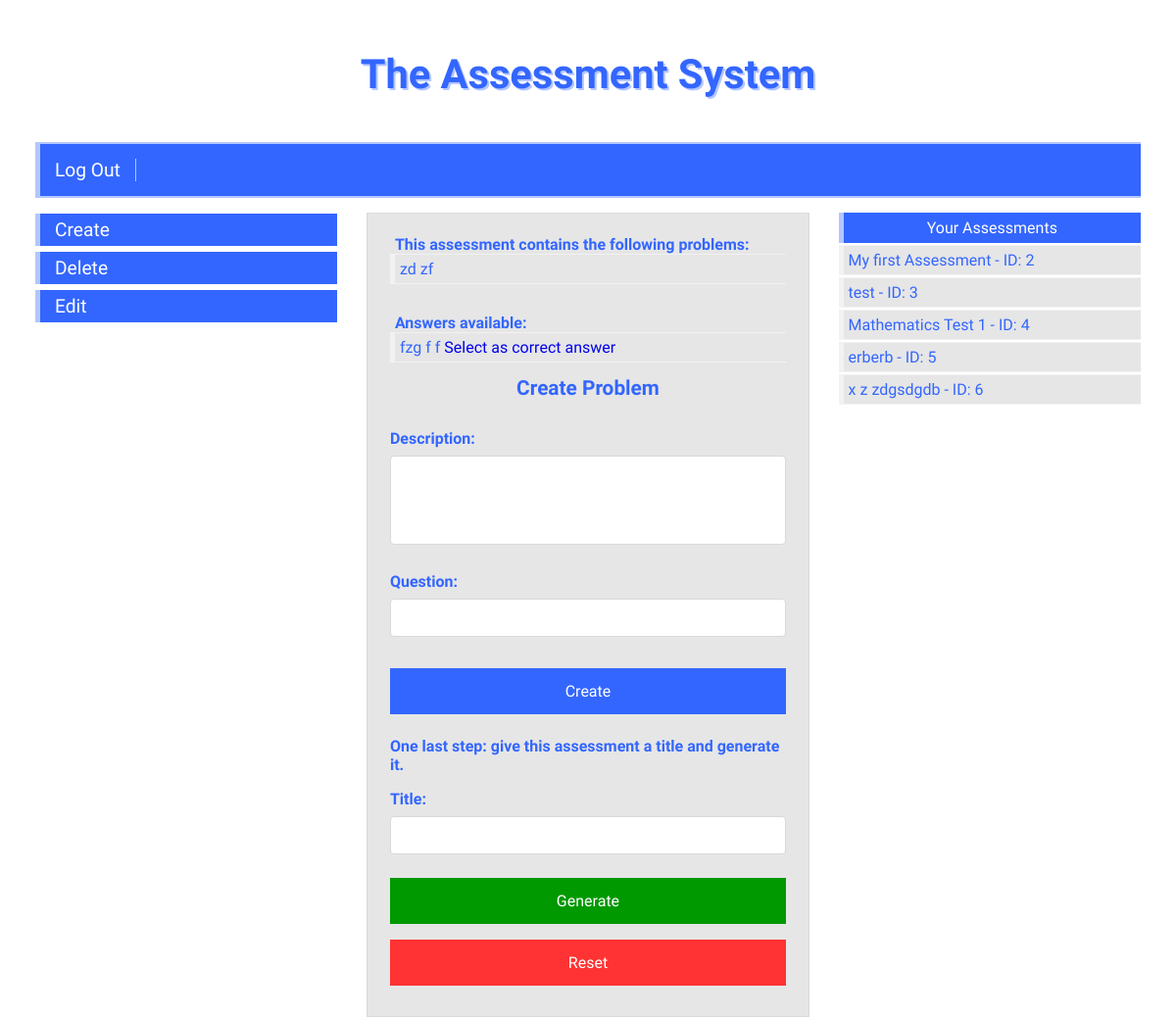
The page /create-assessment/ (signed in) on the database as committed earlier.
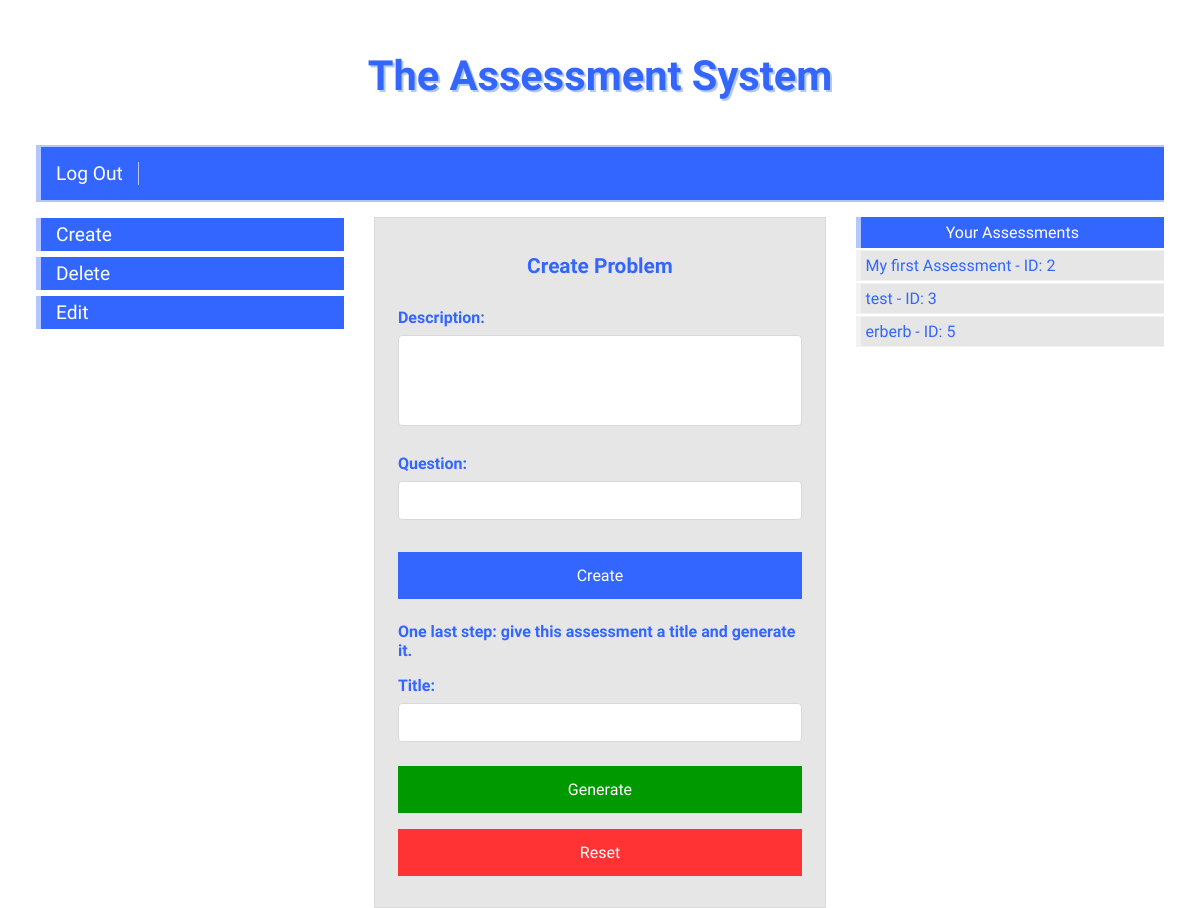
The same page on the database as committed later.
### assessment/models.py (models this page shows)
class Problem(models.Model):
    creator = models.ForeignKey(settings.AUTH_USER_MODEL, on_delete=models.CASCADE, editable=False)
    assessment = models.ForeignKey(Assessment, on_delete=models.CASCADE)
    description = models.TextField(blank=True)
    question = models.CharField(max_length=255, blank=False)
    is_finished = models.BooleanField(default=False)
    def __str__(self):
        return self.question

class Answer(models.Model):
    creator = models.ForeignKey(settings.AUTH_USER_MODEL, on_delete=models.CASCADE, editable=False)
    answer = models.CharField(max_length=255)
    question = models.ForeignKey(Problem, on_delete=models.CASCADE)
    is_correct_answer = models.BooleanField(default=False)
    def __str__(self):
        return self.answer

class Assessment(models.Model):
    creator = models.ForeignKey(settings.AUTH_USER_MODEL, on_delete=models.CASCADE, editable=False)
    title = models.CharField(max_length=100, blank=True)
    def __str__(self):
        return f'{self.title} - ID: {self.id}'

### assessment/views.py (the view, shortened to what this page needs)
# urls.py: path('create-assessment/', views.create_assessment, name='create-assessment'),
def create_assessment(request):
    user_id = request.user.id
    current_user = User.objects.get(id=user_id)
    create_problem_form = CreateProblemForm()
    create_assessment_form = CreateAssessmentForm()
    create_answer_form = CreateAnswerForm()
    first_access_temporary_assessment = Assessment.objects.filter(title='')
    if not first_access_temporary_assessment:
        temporary_assessment = Assessment.objects.create(
            creator=current_user
        )
        temporary_assessment.save()
        Problem.objects.all().delete()
    temporary_assessment = Assessment.objects.get(title='')
    assessment_problems = Problem.objects.filter(creator=current_user, assessment=temporary_assessment)
    problem_to_be_answered = assessment_problems.exclude(is_finished=True).last()
    problem_answers = None
    if assessment_problems and not problem_to_be_answered:
        problem_to_be_answered = None
    elif assessment_problems and problem_to_be_answered:
        problem_to_be_answered = assessment_problems.last()
    problems_and_answers = {}
    for problem in assessment_problems:
        problem_answers_list = []
        problem_answers_queryset = Answer.objects.filter(creator=current_user, question=problem)
        for problem_answer_object in problem_answers_queryset:
            problem_answers_list.append(problem_answer_object)
        problems_and_answers.update({problem: problem_answers_list})
    if request.method == 'POST' and 'reset-assessment' in request.POST:
        Problem.objects.filter(assessment=temporary_assessment).delete()
    if request.method == 'POST' and \
            temporary_assessment.title == '' and \
            'create-assessment' in request.POST:
        create_assessment_form = CreateAssessmentForm()
        messages.error(request, 'You have to give your assessment a title before generating it.')
    assessment_problems = Problem.objects.filter(creator=current_user, assessment=temporary_assessment)
    user_assessments = Assessment.objects.filter(creator=current_user).exclude(title='')
    template_name = 'create_assessment.html'
    context = {
        'create_assessment_form': create_assessment_form,
        'create_problem_form': create_problem_form,
        'create_answer_form': create_answer_form,
        'assessment_problems': assessment_problems,
        'user_assessments': user_assessments,
        'problem_answers': problem_answers,
        'problem_to_be_answered': problem_to_be_answered,
        'problems_and_answers': problems_and_answers,
    }
    return render(request, template_name, context)

### assessment/forms.py
class CreateAssessmentForm(ModelForm):
    class Meta:
        model = Assessment
        fields = [
            'title'
        ]

class CreateProblemForm(ModelForm):
    class Meta:
        model = Problem
        fields = [
            'description',
            'question'
        ]
        widgets = {
            'description': forms.Textarea(attrs={'rows': 5})
        }

### assessment/templates/assessment/create_assessment.html (shortened to what this page needs)
{% extends 'home.html' %}
{% block main-content-teacher %}
{% if problems_and_answers %}
<h2 id="problems">This assessment contains the following problems:</h2>
{% endif %}
{% for problem, answers in problems_and_answers.items %}
<ul>{{ problem }}</ul>
<h2>Answers available:</h2>
{% for answer in answers %}
<ul>
    {{ answer }}
    {% if answer.is_correct_answer == True %}
    This answer has been selected as the correct one.
    {% else %}
    <a href="{% url 'set-correct-answer' answer_id=answer.id from_view='create-assessment' %}">Select as correct
        answer</a>
    {% endif %}
</ul>
{% endfor %}
{% endfor %}
{% if problem_to_be_answered == None %}
<h1>Create Problem</h1>
<form action="{% url 'create-assessment' %}" method="post">
    {{ create_problem_form.as_p }}
    <input type="submit" value="Create" name="create-problem">
</form>
{% endif %}
<h3>One last step: give this assessment a title and generate it.</h3>
<form action="{% url 'create-assessment' %}" method="post">
    {{ create_assessment_form.as_p }}
    <input id="generate" type="submit" value="Generate" name="create-assessment">
    <input type="submit" value="Reset" id="reset" name="reset-assessment">
</form>
{% endblock %}

### core/templates/core/home.html (shortened to what this page needs)
{% extends 'base.html' %}
{% block content %}
<div class="col-12" id="logo">
    <h1><a href="{% url 'home' %}" class="logo">The Assessment System</a></h1>
</div>
<div class="col-12" id="navbar">
    {% if not user.is_authenticated %}
    <a href="{% url 'login' %}" class="navbar-button">Log In</a>
    <a href="{% url 'signup' %}" class="navbar-button">Sign Up</a>
    {% else %}
    <a href="{% url 'logout' %}" class="navbar-button">Log Out</a>
    {% endif %}
</div>
{% if user.role == 'Teacher' %}
<div class="col-3" id="left-side-teacher">
    <br><a href="{% url 'create-assessment' %}" name="create-assessment" class="left-side-button">Create</a>
    <br><a href="{% url 'delete-assessment' %}" name="delete-assessment" class="left-side-button">Delete</a>
    <br><a href="{% url 'edit-assessment' %}" name="edit-assessment" class="left-side-button">Edit</a>
</div>
<div class="col-6" id="main-content-teacher">
    {% block main-content-teacher %}
    {% endblock %}
</div>
<div class="col-3" id="right-side-teacher">
    {% if user_assessments %}
    <h3 class="right-side-title">Your Assessments</h3>
    {% for assessment in user_assessments %}
    <ul class="assessments-list">{{ assessment }}</ul>
    {% endfor %}
    {% else %}
    <h3>You have no assessments.</h3>
    {% endif %}
</div>
{% endif %}
{% endblock %}

Rows that differ between the two databases and show on the page:
removed Problem: question "zd zf"
removed Answer: answer "fzg f f", is_correct_answer "Select as correct answer"
removed Assessment: title+id "Mathematics Test 1 - ID: 4"
removed Assessment: title+id "x z zdgsdgdb - ID: 6"
Other text that changed with them:
text no longer shown: "This assessment contains the following problems:"
